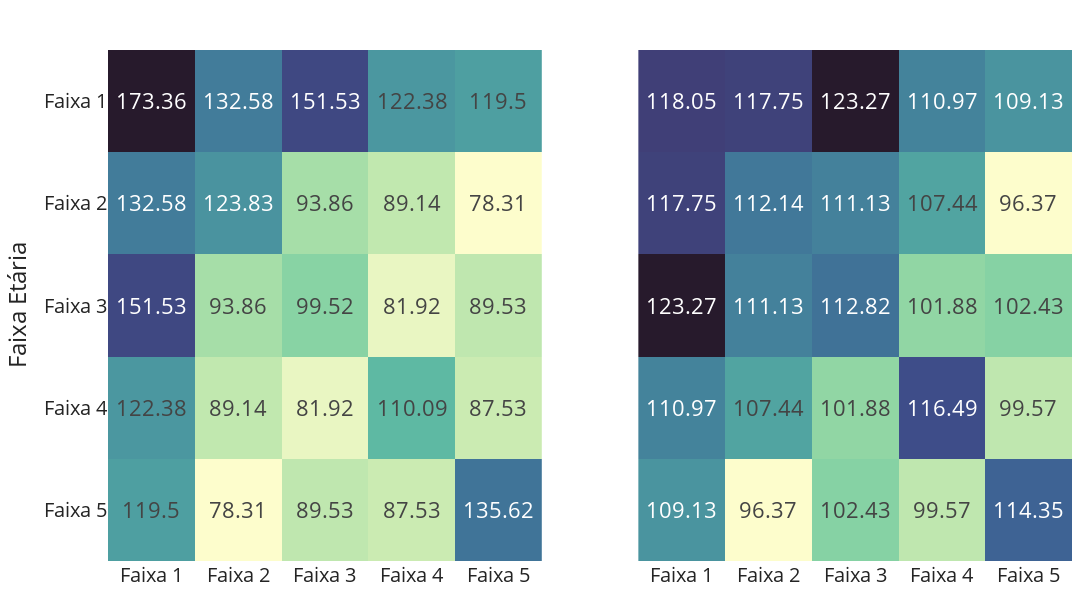

This figure's notebook cell:
### Code cell
fig = make_subplots(
    rows=1, cols=2, 
    #subplot_titles=("Méida", "Desvio Padrão"),  # Títulos para cada heatmap
    shared_yaxes=True  # Compartilhar o eixo Y para alinhamento
)

# Primeiro heatmap para a matriz 'duracao'
heatmap1 = go.Heatmap(
    z=duracao,
    colorscale='deep',  # Paleta de cores
    text=np.round(duracao, 2),  # Exibir valores arredondados
    texttemplate="%{text}",  # Mostrar o valor exato
    textfont={"size":22},  # Tamanho da fonte dos números
    zmin=np.min(duracao), zmax=np.max(duracao),  # Definir intervalo de cores
    hoverinfo='skip',  # Desativar informações ao passar o mouse
    showscale=False  # Remover a barra lateral (colorbar)
)

# Segundo heatmap para a matriz 'std'
heatmap2 = go.Heatmap(
    z=std,
    colorscale='deep',  # Mesma paleta de cores para consistência
    text=np.round(std, 2),  # Exibir valores arredondados
    texttemplate="%{text}",  # Mostrar o valor exato
    textfont={"size":22},  # Tamanho da fonte dos números
    zmin=np.min(std), zmax=np.max(std),  # Definir intervalo de cores
    hoverinfo='skip',  # Desativar informações ao passar o mouse
    showscale=False  # Remover a barra lateral (colorbar)
)

# Adicionar os heatmaps aos subplots
fig.add_trace(heatmap1, row=1, col=1)
fig.add_trace(heatmap2, row=1, col=2)
fig.update_layout(
    title_font=dict(size=20, color='black'),
    # Atualizar os eixos X e Y para cada subplot individualmente
    xaxis1=dict(
        title_font=dict(size=24),  # Aumentar o tamanho do título do eixo X
        tickfont=dict(size=20),  # Aumentar o tamanho dos rótulos dos ticks no eixo X
        showgrid=False,  # Remover grid no fundo
        ticks='',
        tickvals=[0, 1, 2, 3, 4],  # Posicionamento dos ticks
        ticktext=[f'Faixa {i}' for i in range(1, 6)], 
    ),
    xaxis2=dict(
        title_font=dict(size=24),  # Aumentar o tamanho do título do eixo X
        tickfont=dict(size=20),  # Aumentar o tamanho dos rótulos dos ticks no eixo X
        showgrid=False,  # Remover grid no fundo
        ticks='',
        tickvals=[0, 1, 2, 3, 4],  # Posicionamento dos ticks
        ticktext=[f'Faixa {i}' for i in range(1, 6)], 
    ),
    yaxis=dict(  # Eixo Y compartilhado
        title='Faixa Etária',
        title_font=dict(size=24),  # Aumentar o tamanho do título do eixo Y
        tickfont=dict(size=20),  # Aumentar o tamanho dos rótulos dos ticks no eixo Y
        showgrid=False,
        ticks='',
        tickvals=[0, 1, 2, 3, 4],  # Posicionamento dos ticks
        ticktext=[f'Faixa {6-i}' for i in range(1, 6)], 
    ),
    plot_bgcolor='white',  # Fundo branco para melhor contraste
    width=1200, height=600,  # Ajuste do tamanho do gráfico para caber os dois heatmaps
    template="seaborn",  # Estilo de layout
    paper_bgcolor='rgba(0,0,0,0)',
)

# Customização do layout

# Ajustar margens do gráfico
s = 20
fig.update_layout(margin=dict(l=s, r=s, t=50, b=s))
fig.write_image(f'./img/media_std.png')
# Exibir o gráfico
fig.show()

### Figure 1 — Plotly figure (JSON) as saved in the notebook; plotly's stock layout.template omitted (floating-point values rounded to 4 significant figures)
{"data": [{"colorscale": [[0, "rgb(253, 253, 204)"], [0.09091, "rgb(206, 236, 179)"], [0.1818, "rgb(156, 219, 165)"], [0.2727, "rgb(111, 201, 163)"], [0.3636, "rgb(86, 177, 163)"], [0.4545, "rgb(76, 153, 160)"], [0.5455, "rgb(68, 130, 155)"], [0.6364, "rgb(62, 108, 150)"], [0.7273, "rgb(62, 82, 143)"], [0.8182, "rgb(64, 60, 115)"], [0.9091, "rgb(54, 43, 77)"], [1, "rgb(39, 26, 44)"]], "hoverinfo": "skip", "showscale": false, "text": [[119.5, 78.31, 89.53, 87.53, 135.6], [122.4, 89.14, 81.92, 110.1, 87.53], [151.5, 93.86, 99.52, 81.92, 89.53], [132.6, 123.8, 93.86, 89.14, 78.31], [173.4, 132.6, 151.5, 122.4, 119.5]], "textfont": {"size": 22}, "texttemplate": "%{text}", "type": "heatmap", "xaxis": "x", "yaxis": "y", "z": [[119.5, 78.31, 89.53, 87.53, 135.6], [122.4, 89.14, 81.92, 110.1, 87.53], [151.5, 93.86, 99.52, 81.92, 89.53], [132.6, 123.8, 93.86, 89.14, 78.31], [173.4, 132.6, 151.5, 122.4, 119.5]], "zmax": 173.4, "zmin": 78.31}, {"colorscale": [[0, "rgb(253, 253, 204)"], [0.09091, "rgb(206, 236, 179)"], [0.1818, "rgb(156, 219, 165)"], [0.2727, "rgb(111, 201, 163)"], [0.3636, "rgb(86, 177, 163)"], [0.4545, "rgb(76, 153, 160)"], [0.5455, "rgb(68, 130, 155)"], [0.6364, "rgb(62, 108, 150)"], [0.7273, "rgb(62, 82, 143)"], [0.8182, "rgb(64, 60, 115)"], [0.9091, "rgb(54, 43, 77)"], [1, "rgb(39, 26, 44)"]], "hoverinfo": "skip", "showscale": false, "text": [[109.1, 96.37, 102.4, 99.57, 114.3], [111.0, 107.4, 101.9, 116.5, 99.57], [123.3, 111.1, 112.8, 101.9, 102.4], [117.8, 112.1, 111.1, 107.4, 96.37], [118.0, 117.8, 123.3, 111.0, 109.1]], "textfont": {"size": 22}, "texttemplate": "%{text}", "type": "heatmap", "xaxis": "x2", "yaxis": "y2", "z": [[109.1, 96.37, 102.4, 99.57, 114.4], [111.0, 107.4, 101.9, 116.5, 99.57], [123.3, 111.1, 112.8, 101.9, 102.4], [117.8, 112.1, 111.1, 107.4, 96.37], [118.1, 117.8, 123.3, 111.0, 109.1]], "zmax": 123.3, "zmin": 96.37}], "layout": {"height": 600, "margin": {"b": 20, "l": 20, "r": 20, "t": 50}, "paper_bgcolor": "rgba(0,0,0,0)", "plot_bgcolor": "white", "title": {"font": {"color": "black", "size": 20}}, "width": 1200, "xaxis": {"anchor": "y", "domain": [0, 0.45], "showgrid": false, "tickfont": {"size": 20}, "ticks": "", "ticktext": ["Faixa 1", "Faixa 2", "Faixa 3", "Faixa 4", "Faixa 5"], "tickvals": [0, 1, 2, 3, 4], "title": {"font": {"size": 24}}}, "xaxis2": {"anchor": "y2", "domain": [0.55, 1], "showgrid": false, "tickfont": {"size": 20}, "ticks": "", "ticktext": ["Faixa 1", "Faixa 2", "Faixa 3", "Faixa 4", "Faixa 5"], "tickvals": [0, 1, 2, 3, 4], "title": {"font": {"size": 24}}}, "yaxis": {"anchor": "x", "domain": [0, 1], "showgrid": false, "tickfont": {"size": 20}, "ticks": "", "ticktext": ["Faixa 5", "Faixa 4", "Faixa 3", "Faixa 2", "Faixa 1"], "tickvals": [0, 1, 2, 3, 4], "title": {"font": {"size": 24}, "text": "Faixa Etária"}}, "yaxis2": {"anchor": "x2", "domain": [0, 1], "matches": "y", "showticklabels": false}}}
